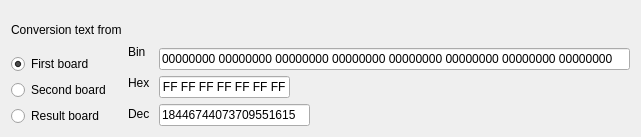
   <widget class="QWidget" name="">
    <property name="geometry">
     <rect>
      <x>10</x>
      <y>340</y>
      <width>635</width>
      <height>137</height>
     </rect>
    </property>
    <layout class="QHBoxLayout" name="horizontalLayout_5">
     <item>
      <layout class="QVBoxLayout" name="verticalLayout_7">
       <item>
        <widget class="QLabel" name="label_60">
         <property name="text">
          <string>Conversion text from</string>
         </property>
        </widget>
       </item>
       <item>
        <widget class="QRadioButton" name="radioButton">
         <property name="text">
          <string>First board</string>
         </property>
         <property name="checked">
          <bool>true</bool>
         </property>
        </widget>
       </item>
       <item>
        <widget class="QRadioButton" name="radioButton_2">
         <property name="text">
          <string>Second board</string>
         </property>
        </widget>
       </item>
       <item>
        <widget class="QRadioButton" name="radioButton_3">
         <property name="text">
          <string>Result board</string>
         </property>
        </widget>
       </item>
      </layout>
     </item>
     <item>
      <layout class="QVBoxLayout" name="verticalLayout_8">
       <item>
        <spacer name="verticalSpacer_5">
         <property name="orientation">
          <enum>Qt::Vertical</enum>
         </property>
         <property name="sizeHint" stdset="0">
          <size>
           <width>20</width>
           <height>40</height>
          </size>
         </property>
        </spacer>
       </item>
       <item>
        <widget class="QLabel" name="label_57">
         <property name="minimumSize">
          <size>
           <width>25</width>
           <height>25</height>
          </size>
         </property>
         <property name="maximumSize">
          <size>
           <width>25</width>
           <height>25</height>
          </size>
         </property>
         <property name="text">
          <string>Bin</string>
         </property>
         <property name="buddy">
          <cstring>lineEdit</cstring>
         </property>
        </widget>
       </item>
       <item>
        <widget class="QLabel" name="label_58">
         <property name="minimumSize">
          <size>
           <width>25</width>
           <height>25</height>
          </size>
         </property>
         <property name="maximumSize">
          <size>
           <width>25</width>
           <height>25</height>
          </size>
         </property>
         <property name="text">
          <string>Hex</string>
         </property>
         <property name="buddy">
          <cstring>lineEdit_2</cstring>
         </property>
        </widget>
       </item>
       <item>
        <widget class="QLabel" name="label_59">
         <property name="minimumSize">
          <size>
           <width>25</width>
           <height>25</height>
          </size>
         </property>
         <property name="maximumSize">
          <size>
           <width>25</width>
           <height>25</height>
          </size>
         </property>
         <property name="text">
          <string>Dec</string>
         </property>
         <property name="buddy">
          <cstring>lineEdit_3</cstring>
         </property>
        </widget>
       </item>
      </layout>
     </item>
     <item>
      <layout class="QVBoxLayout" name="verticalLayout_9">
       <item>
        <spacer name="verticalSpacer_6">
         <property name="orientation">
          <enum>Qt::Vertical</enum>
         </property>
         <property name="sizeHint" stdset="0">
          <size>
           <width>20</width>
           <height>40</height>
          </size>
         </property>
        </spacer>
       </item>
       <item>
        <widget class="QLineEdit" name="lineEdit">
         <property name="minimumSize">
          <size>
           <width>471</width>
           <height>0</height>
          </size>
         </property>
         <property name="maximumSize">
          <size>
           <width>471</width>
           <height>16777215</height>
          </size>
         </property>
         <property name="text">
          <string>00000000 00000000 00000000 00000000 00000000 00000000 00000000 00000000</string>
         </property>
         <property name="alignment">
          <set>Qt::AlignLeading|Qt::AlignLeft|Qt::AlignVCenter</set>
         </property>
        </widget>
       </item>
       <item>
        <widget class="QLineEdit" name="lineEdit_2">
         <property name="minimumSize">
          <size>
           <width>131</width>
           <height>0</height>
          </size>
         </property>
         <property name="maximumSize">
          <size>
           <width>131</width>
           <height>16777215</height>
          </size>
         </property>
         <property name="text">
          <string>FF FF FF FF FF FF FF FF</string>
         </property>
         <property name="alignment">
          <set>Qt::AlignLeading|Qt::AlignLeft|Qt::AlignVCenter</set>
         </property>
        </widget>
       </item>
       <item>
        <widget class="QLineEdit" name="lineEdit_3">
         <property name="minimumSize">
          <size>
           <width>151</width>
           <height>0</height>
          </size>
         </property>
         <property name="maximumSize">
          <size>
           <width>151</width>
           <height>16777215</height>
          </size>
         </property>
         <property name="text">
          <string>18446744073709551615</string>
         </property>
        </widget>
       </item>
      </layout>
     </item>
    </layout>
   </widget>
